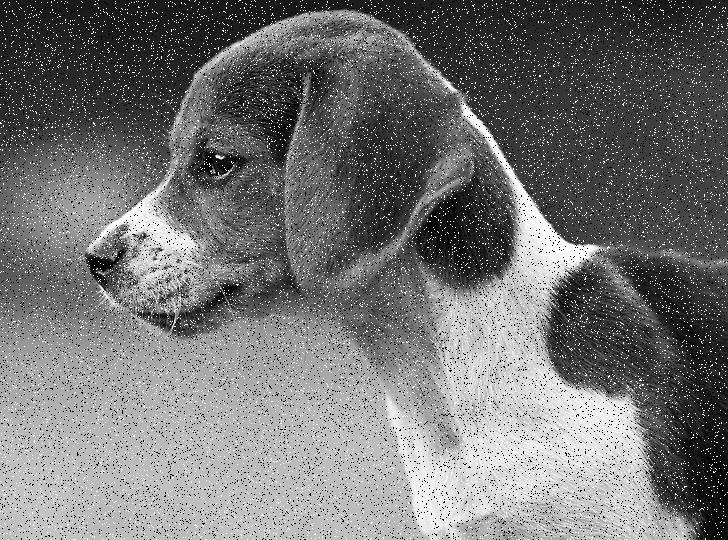
#> input picture Assignment 4/test_saltpepper_noise.jpg, 728 x 540 px
$ jupyter execute --allow-errors DIP_PA4.ipynb   (shell and % lines are left out)
#> lines starting #> are read from the running program, lines starting #| are printed output that depends on the picture; after the words box and inside, x2 and y2 are one past the last pixel; in counts of white or black regions, pixels touching at a corner belong together
[cell 1]
from __future__ import print_function, division     # Python 2/3 compatibility
from skimage import io                              # utilities to read and write images in various formats
import numpy as np                                  # array manipulation package
import matplotlib.pyplot as plt                      # plotting package
plt.rcParams['figure.figsize'] = (20, 8)            # set default figure size
plt.rcParams['image.cmap'] = 'gray'                 # set default colormap to gray

# Digital Image Processing - Programming Assignment \#4

The following progamming assignment involves image enhancement tasks in spatial and frequency domain. The deadline for returning your work is **April 22nd, 2021 at 23:59. Please, follow carefully the submission instructions given in the end of this notebook.** You are encouraged to seek information in other places than the course book and lecture material but remember **list all your sources under references**.

If you experience problems that you cannot solve using the course material, or related Python documentation, or have any questions regarding to the programming assignments in general, please **do not hesitate to contact the course assistant** by e-mail at address `XX`.

**Please, fill in your personal details below.**

# Personal details:

* **Name(s) and student ID(s):** `XX`
* **Contact information:** `XX`

# 4. Image enhancement in spatial domain

The gray-scale images `test_gauss_noise.jpg` and `test_saltpepper_noise.jpg` and the binary image `logo_noise3.png` contain different types of noise. Your task is to perform image enhancement in spatial domain so that the noise in all three images is reduced. Please note that you cannot use inbuilt functionality to restore the original image (i. e. remove the noise completely). For instance, __[`scipy.ndimage`](https://docs.scipy.org/doc/scipy/reference/ndimage.html)__ and __[`scipy.signal`](https://docs.scipy.org/doc/scipy/reference/signal.html)__ packages provide useful tools for filtering the noise types.

### Additive Gaussian noise

The image `test_gauss_noise.jpg` suffers from additive Gaussian noise:

#> (a cell that did not finish here is left out)

**4.1. Perform image enhancement on the `test_gauss_noise.jpg` image using a `3x3` mean filter and compute the root mean squared error (RMSE) with the original image before and after filtering the noise. Then, display the noisy, enhanced and original image in the same figure.**

Hint: You can perform the filtering by first constructing the `3x3` mean filter mask (`NumPy array`) and then convolving the image with it using e.g. __[`scipy.signal.convolve2d()`](https://docs.scipy.org/doc/scipy/reference/generated/scipy.signal.convolve2d.html)__ function. Please note the __[difference in (integer) division between Python versions 2 and 3](https://stackoverflow.com/questions/21316968/division-in-python-2-7-and-3-3)__.

[cell 3]
from scipy import signal

# construct mean filter mask
mean = np.ones((3,3),np.float32)/9
#> mean = [[0.111, 0.111, 0.111], [0.111, 0.111, 0.111], [0.111, 0.111, 0.111]]

# convolve the noisy image with the constructed filter mask
#> (the rest of this cell did not finish here and is left out)

**4.2. Perform image enhancement on the `test_gauss_noise.jpg` image using a `3x3` __[median filter](https://docs.scipy.org/doc/scipy/reference/generated/scipy.ndimage.median_filter.html#scipy.ndimage.median_filter)__ and compute the RMSE with the original image before and after filtering the noise. Then, display the noisy, enhanced and original image in the same figure.**

[cell 4]
from scipy.ndimage import median_filter

# apply 3x3 median filter on the noisy image image
#> (the rest of this cell did not finish here and is left out)

**4.3. Perform image enhancement on the `test_gauss_noise.jpg` image using a `5x5` __[Wiener filter](https://docs.scipy.org/doc/scipy/reference/generated/scipy.signal.wiener.html)__ and compute the RMSE with the original image before and after filtering the noise. Then, display the noisy, enhanced and original image in the same figure. Please note that you need to convert the input image into `float64` using `astype('float64')` before applying __[`scipy.signal.wiener()`](https://docs.scipy.org/doc/scipy/reference/generated/scipy.signal.wiener.html)__ function!**

#> (a cell that did not finish here is left out)

**4.4. Finally, display the three images obtained with mean, median and Wiener filters in the same figure.**

[cell 6]
# display the mean, median and Wiener filtered images
plt.subplot(1,3,1)
#> (the rest of this cell did not finish here and is left out)

**Which method gave the best result? Why??**

`Wiener gives the best result, because it does not alter the contrast as much as the median filter does. The mean filtered image contains very sharp noise so it is definitely the worst of the three.`

### Salt-and-pepper noise

The image `test_saltpepper_noise.jpg` suffers from salt-and-pepper noise:

[cell 7]
# read the 'test_saltpepper_noise.jpg' image
noisy2 = io.imread('test_saltpepper_noise.jpg')
#> noisy2 is the input picture: shape (540, 728); min 0, max 255, mean 116.3

# extract additive noise2
#> (the rest of this cell did not finish here and is left out)

**4.5. Utilizing your knowledge in image enhancement, choose a proper filter for reducing the noise in the `test_saltpepper_noise.jpg` image and compute the RMSE with the original image before and after filtering the noise. Then, display the noisy, enhanced and original image in the same figure.**

[cell 8]
# reduce the noise with the method of your choice
noisy2float = noisy2.astype('float64')
noisy2wiener = signal.wiener(noisy2float, (5,5))
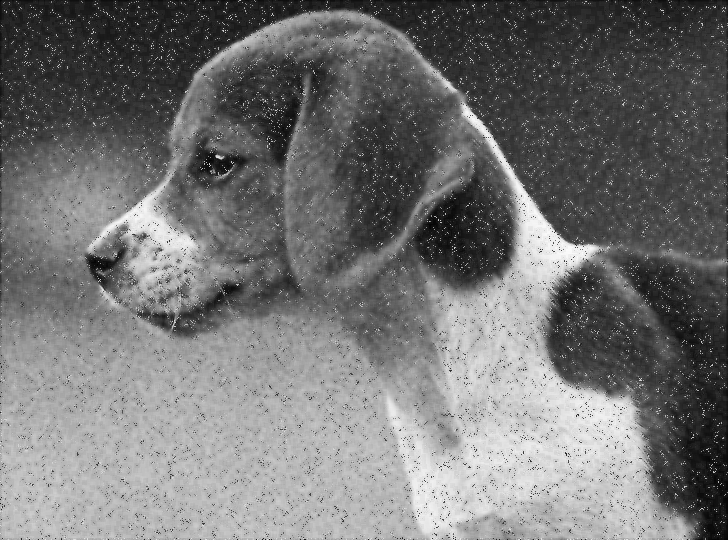
#> noisy2wiener: shape (540, 728) float64; min 2.52, max 251.8, mean 116.2

# display the noisy, enhanced and original images
plt.subplot(1,3,1)
plt.imshow(noisy2)
plt.subplot(1,3,2)
plt.imshow(noisy2wiener)
plt.subplot(1,3,3)
#> (the rest of this cell did not finish here and is left out)

The binary image `logo_noise3.png` suffers from salt-and-pepper noise as well:

[cell 9]
# read 'logo_noise3.png' as binary image
noisy3 = io.imread('logo_noise3.png').astype('bool_')
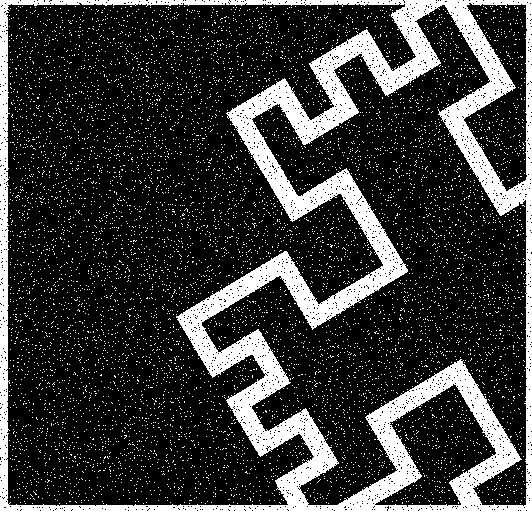
#> input picture Assignment 4/logo_noise3.png, 532 x 511 px
#> noisy3: shape (511, 532) bool; 21.6% white; 8561 white regions (8560 under 20 px), largest, box (x1, y1, x2, y2) and area: (0, 0, 532, 511) 48094

# display the noisy binary image
fig, ax = plt.subplots(figsize=(10,7))
ax.imshow(noisy3, cmap=plt.get_cmap('gray'))
ax.set_title('logo_noise3')
ax.axis('off')
fig.tight_layout()

**4.6. Again, utilizing your knowledge in image enhancement, find a way for reducing the noise in the noisy binary image `logo_noise3.png` and display the noisy and enhanced images in the same figure.**

[cell 10]
# remove the noise with the method of your choice
noisy3median = median_filter(noisy3,size=(3,3))
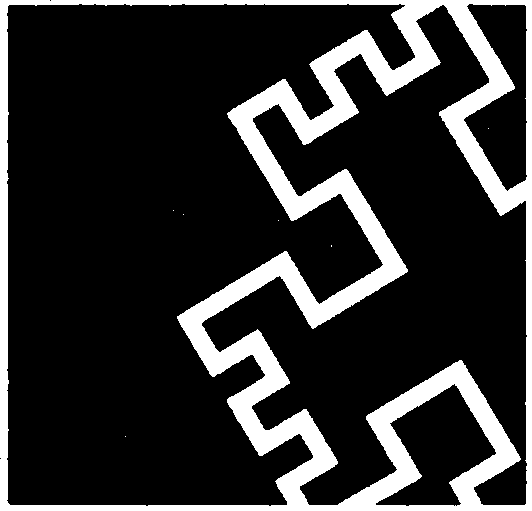
#> noisy3median: shape (511, 532) bool; 18.5% white; 7 white regions (6 under 20 px), largest, box (x1, y1, x2, y2) and area: (0, 0, 532, 511) 50250
# display the noisy and enhanced image
plt.subplot(1,2,1)
plt.imshow(noisy3)
plt.subplot(1,2,2)
plt.imshow(noisy3median)
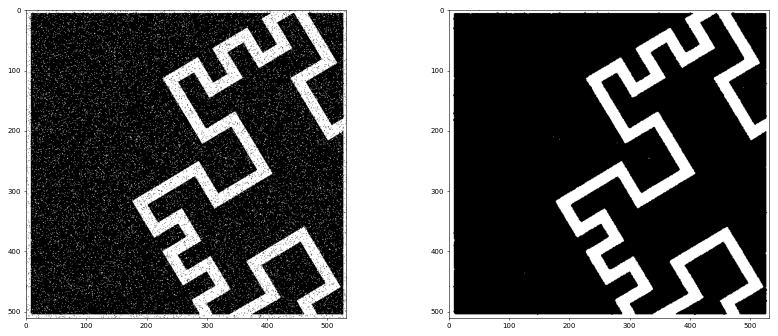
#> figure drawn by matplotlib, 2 panels

# 5. Image enhancement in frequency domain

[cell 11]
from scipy import fftpack

# read noisy image 'test_periodic_noise.jpg' and compute its Fourier transform (see Assignment #2)
#> (the rest of this cell did not finish here and is left out)

The image `test_periodic_noise.jpg` contains a periodic, i.e. sinusoidal, perturbation (see e.g. Section 5.2.3 in course book). You task is to remove the noise as well as you can. In practice, this consists of two main steps 1) locating the noise in the frequency domain, and 2) filtering the perturbation frequency using a proper filter.

Let's take first a look at what a 2D sinusoidal signal looks like in the 2D Fourier space by plotting three signals with different frequencies, `f=2`, `f=4` and `f=8` and their Fourier transforms (FT):

[cell 12]
# sample (x,y) image coordinate space linearly
nx = 100; ny = 100;
#> after `nx = 100`: nx = 100
x = np.linspace(-1, 1, nx);
#> x = 100 values from -1 to 1
y = np.linspace(-1, 1, ny);
[X, Y] = np.meshgrid(x, y);

# plot the three 2D sinusoids and the magnitudes of their FTs
fig, ax = plt.subplots(2, 3)

f = 2;
z = np.sin(2*np.pi*f*X);
ax[0,0].imshow(z, cmap=plt.get_cmap('gray'))
ax[0,0].axis('off')
ax[0,0].set_title('sinusoid of frequency f = 2')

Z = fftpack.fftshift(fftpack.fft2(z))
ax[1,0].imshow((np.abs(Z)+1), cmap=plt.get_cmap('gray'))
ax[1,0].axis('off')
ax[1,0].set_title('magnitude of the respective FT')

f = 4;
z = np.sin(2*np.pi*f*X);
ax[0,1].imshow(z, cmap=plt.get_cmap('gray'))
ax[0,1].axis('off')
ax[0,1].set_title('sinusoid of frequency f = 4')

Z = fftpack.fftshift(fftpack.fft2(z))
ax[1,1].imshow((np.abs(Z)+1), cmap=plt.get_cmap('gray'))
ax[1,1].axis('off')
ax[1,1].set_title('magnitude of the respective FT')

f = 8;
z = np.sin(2*np.pi*f*X);
ax[0,2].imshow(z, cmap=plt.get_cmap('gray'))
ax[0,2].axis('off')
ax[0,2].set_title('sinusoid of frequency f = 8')

Z = fftpack.fftshift(fftpack.fft2(z))
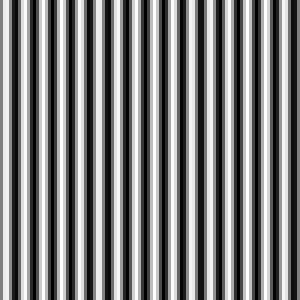
#> z: shape (100, 100) float64 (shown 3 times larger); min -1, max 1, mean 9.86e-17; drawn with min black and max white
ax[1,2].imshow((np.abs(Z)+1), cmap=plt.get_cmap('gray'))
ax[1,2].axis('off')
ax[1,2].set_title('magnitude of the respective FT')
fig.tight_layout()
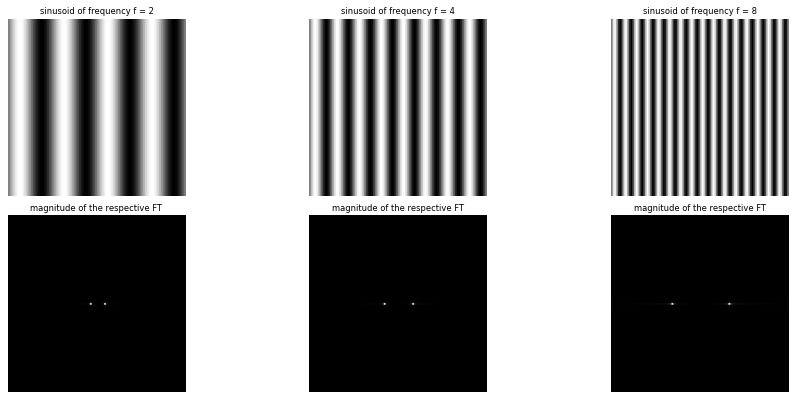
#> figure drawn by matplotlib, 6 panels

As you can see, a horizontal 2D sinusoid corresponds to two horizontal peaks symmetric to the zero frequency in the magnitude of the Fourier domain and the higher the frequency the further away these peaks are from the origin.

Now, let's take a look at what happens if we rotate the horizontal 2D sinusoid 15, 45 and 75 degrees:

[cell 13]
# plot rotated 2D sinusoids and the magnitudes of their FTs
fig, ax = plt.subplots(2, 3)

theta = 15*np.pi/180;
z = np.sin(2*np.pi*f*(Y*np.sin(theta) + X*np.cos(theta)));
ax[0,0].imshow(z, cmap=plt.get_cmap('gray'))
ax[0,0].axis('off')
ax[0,0].set_title('sinusoid tilted at angle 15')

Z = fftpack.fftshift(fftpack.fft2(z))
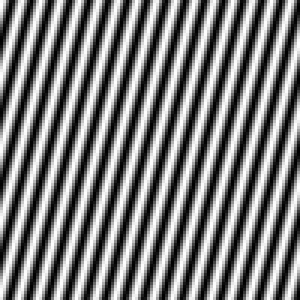
#> z: shape (100, 100) float64 (shown 3 times larger); min -1, max 1, mean -1.78e-18; drawn with min black and max white
ax[1,0].imshow((np.abs(Z)+1), cmap=plt.get_cmap('gray'))
ax[1,0].axis('off')
ax[1,0].set_title('magnitude of the respective FT')

theta = 45*np.pi/180;
z = np.sin(2*np.pi*f*(Y*np.sin(theta) + X*np.cos(theta)));
ax[0,1].imshow(z, cmap=plt.get_cmap('gray'))
ax[0,1].axis('off')
ax[0,1].set_title('sinusoid tilted at angle 45')

Z = fftpack.fftshift(fftpack.fft2(z))
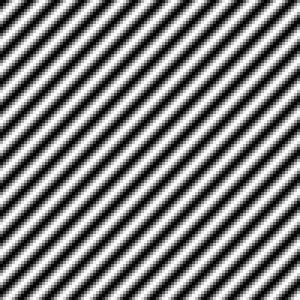
#> z: shape (100, 100) float64 (shown 3 times larger); min -0.999, max 0.999, mean 2.93e-17; drawn with min black and max white
ax[1,1].imshow((np.abs(Z)+1), cmap=plt.get_cmap('gray'))
ax[1,1].axis('off')
ax[1,1].set_title('magnitude of the respective FT')

theta = 75*np.pi/180;
z = np.sin(2*np.pi*f*(Y*np.sin(theta) + X*np.cos(theta)));
ax[0,2].imshow(z, cmap=plt.get_cmap('gray'))
ax[0,2].axis('off')
ax[0,2].set_title('sinusoid tilted at angle 75')

Z = fftpack.fftshift(fftpack.fft2(z))
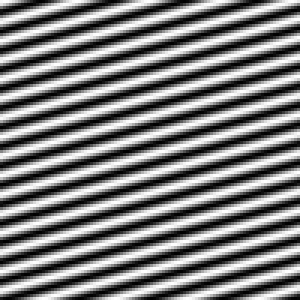
#> z: shape (100, 100) float64 (shown 3 times larger); min -1, max 1, mean -1.42e-18; drawn with min black and max white
ax[1,2].imshow((np.abs(Z)+1), cmap=plt.get_cmap('gray'))
ax[1,2].axis('off')
ax[1,2].set_title('magnitude of the respective FT')
fig.tight_layout()
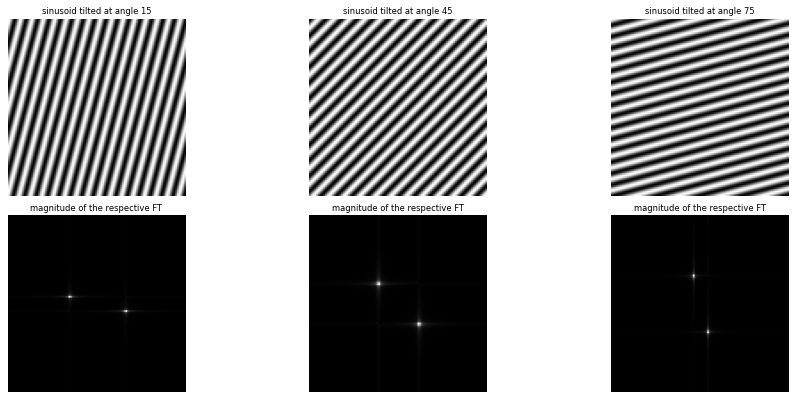
#> figure drawn by matplotlib, 6 panels
